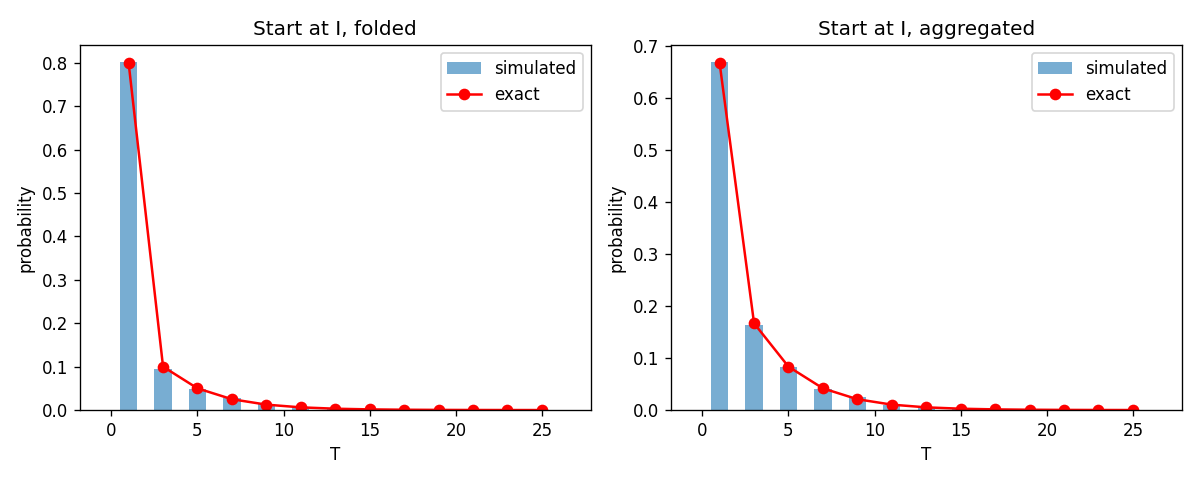

Here is the Python script that generated this plot:
import numpy as np
import matplotlib.pyplot as plt

rng = np.random.default_rng(1)

P = np.array([
    [0,    0.5, 0.5, 0,   0   ],
    [0.25, 0,   0,   0.5, 0.25],
    [0.75, 0,   0,   0,   0.25],
    [0,    0,   0,   1,   0   ],
    [0,    0,   0,   0,   1   ],
])
names = ["U", "I", "M"]
cum = P.cumsum(axis=1)

def simulate(start):
    state, steps = start, 0
    while state < 3:
        u = rng.random()
        state = np.searchsorted(cum[state], u, side="right")
        steps += 1
    return state, steps

n_runs = 10_000
results = {}
print("start  h_hat   g_hat   tauF_hat  tauA_hat")
for s in range(3):
    runs = [simulate(s) for _ in range(n_runs)]
    folded = np.array([r[0] == 3 for r in runs])
    T = np.array([r[1] for r in runs])
    results[s] = (folded, T)
    print(f"{names[s]:<6} {folded.mean():.4f}  {T.mean():.4f}  "
          f"{T[folded].mean():.4f}    {T[~folded].mean():.4f}")

folded, T = results[1]
n = np.arange(1, 26, 2)
j = (n - 1) // 2
pmf_fold = np.where(n == 1, 4/5, (1/5) * 0.5**j)
pmf_agg = np.where(n == 1, 2/3, (1/3) * 0.5**j)

fig, axes = plt.subplots(1, 2, figsize=(10, 4))
for ax, label, mask, pmf in [(axes[0], "folded", folded, pmf_fold),
                             (axes[1], "aggregated", ~folded, pmf_agg)]:
    ax.hist(T[mask], bins=np.arange(0, 28) - 0.5, density=True,
            alpha=0.6, label="simulated")
    ax.plot(n, pmf, "ro-", label="exact")
    ax.set_title(f"Start at I, {label}")
    ax.set_xlabel("T")
    ax.set_ylabel("probability")
    ax.legend()

plt.tight_layout()
plt.savefig("HW4 problem 4.png", dpi=120)
plt.show()
